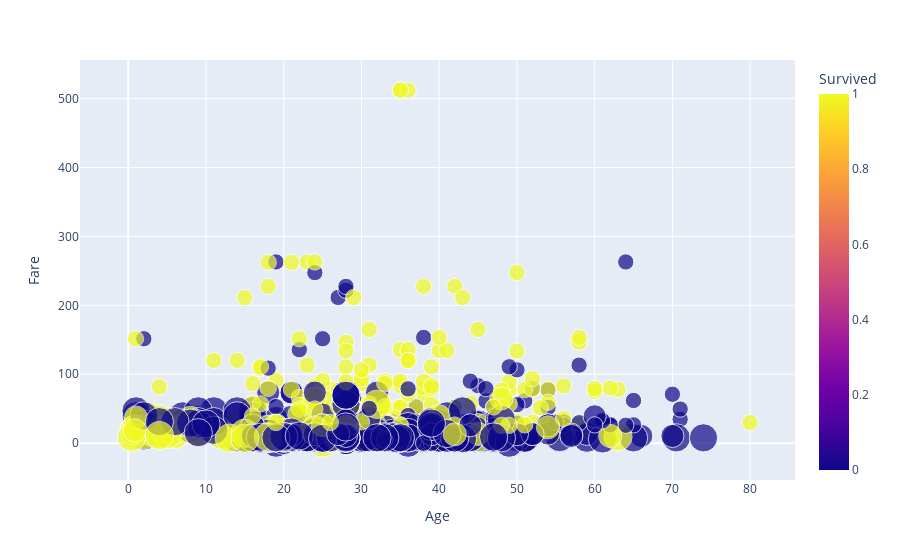

Source (notebook cell):
### Markdown cell above
## <strong><font color='blue'> 6. Visualización interactiva con Plotly </font></strong>

### Code cell
import plotly.express as px

fig = px.scatter(df, x="Age", y="Fare", color="Survived", size='Pclass',
                 hover_data=['Sex', 'Embarked'])
fig.show()

### Figure 1 — Plotly figure (JSON) as saved in the notebook; plotly's stock layout.template omitted (floating-point values rounded to 4 significant figures; data arrays with more than 128 entries replaced by an {"elided": "..."} marker saying what was removed)
{"data": [{"customdata": {"elided": "891x2 str values"}, "hovertemplate": "Age=%{x}<br>Fare=%{y}<br>Pclass=%{marker.size}<br>Sex=%{customdata[0]}<br>Embarked=%{customdata[1]}<br>Survived=%{marker.color}<extra></extra>", "legendgroup": "", "marker": {"color": {"elided": "891 int values"}, "coloraxis": "coloraxis", "size": {"elided": "891 int values"}, "sizemode": "area", "sizeref": 0.0075, "symbol": "circle"}, "mode": "markers", "name": "", "orientation": "v", "showlegend": false, "type": "scatter", "x": {"elided": "891 float values"}, "xaxis": "x", "y": {"elided": "891 float values"}, "yaxis": "y"}], "layout": {"coloraxis": {"colorbar": {"title": {"text": "Survived"}}, "colorscale": [[0, "#0d0887"], [0.1111, "#46039f"], [0.2222, "#7201a8"], [0.3333, "#9c179e"], [0.4444, "#bd3786"], [0.5556, "#d8576b"], [0.6667, "#ed7953"], [0.7778, "#fb9f3a"], [0.8889, "#fdca26"], [1, "#f0f921"]]}, "legend": {"itemsizing": "constant", "tracegroupgap": 0}, "margin": {"t": 60}, "xaxis": {"anchor": "y", "domain": [0, 1], "title": {"text": "Age"}}, "yaxis": {"anchor": "x", "domain": [0, 1], "title": {"text": "Fare"}}}}
